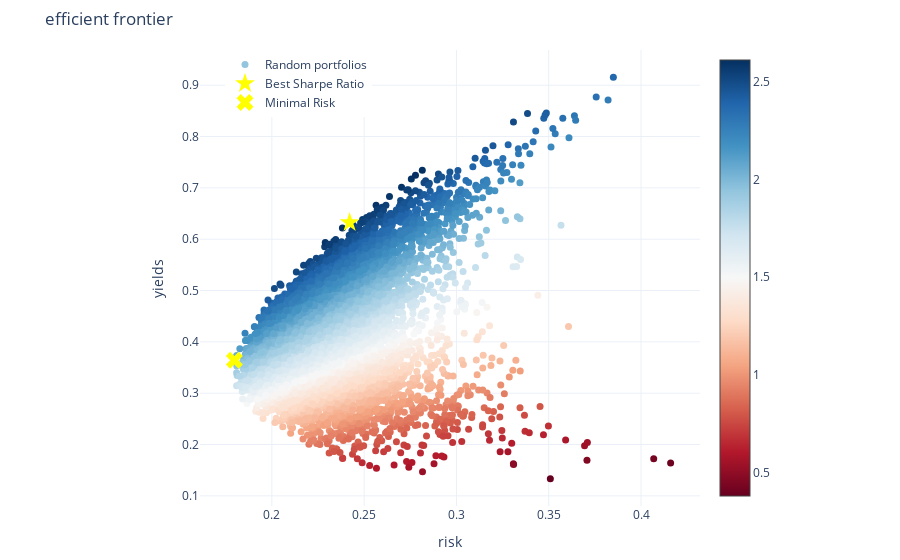

The notebook cell this image was saved under:
### Markdown cell above
### Visualisation of results

### Code cell
fig = go.Figure()
fig.update_layout(
    margin=dict(l=200, r=200, t=50, b=50 )
)
fig.add_trace(go.Scatter(x=portfolios_df['risk'], y=portfolios_df['returns'], mode='markers', marker=dict(color=portfolios_df['returns']/portfolios_df['risk'], showscale=True, colorscale='RdBu', size=7), name='Random portfolios'))

best_sharpe_ratio_index = (portfolios_df['returns']/portfolios_df['risk']).idxmax()
fig.add_trace(go.Scatter(x=[portfolios_df['risk'][best_sharpe_ratio_index]], y=[portfolios_df['returns'][best_sharpe_ratio_index]], mode='markers', marker=dict(color='yellow', size=15, symbol='star'), name='Best Sharpe Ratio'))

lowest_risk_index = portfolios_df['risk'].idxmin()
fig.add_trace(go.Scatter(x=[portfolios_df['risk'][lowest_risk_index]], y=[portfolios_df['returns'][lowest_risk_index]], mode='markers', marker=dict(color='yellow', size=15, symbol='x'), name='Minimal Risk'))

fig.update_layout(title='efficient frontier', yaxis_title='yields', xaxis_title='risk', legend=dict(yanchor='top', y=1, xanchor='left', x=0.05))
fig.show()

### Figure 1 — Plotly figure (JSON) as saved in the notebook; plotly's stock layout.template omitted (floating-point values rounded to 4 significant figures; data arrays with more than 128 entries replaced by an {"elided": "..."} marker saying what was removed)
{"data": [{"marker": {"color": {"elided": "10000 float values"}, "colorscale": [[0, "rgb(103,0,31)"], [0.1, "rgb(178,24,43)"], [0.2, "rgb(214,96,77)"], [0.3, "rgb(244,165,130)"], [0.4, "rgb(253,219,199)"], [0.5, "rgb(247,247,247)"], [0.6, "rgb(209,229,240)"], [0.7, "rgb(146,197,222)"], [0.8, "rgb(67,147,195)"], [0.9, "rgb(33,102,172)"], [1, "rgb(5,48,97)"]], "showscale": true, "size": 7}, "mode": "markers", "name": "Random portfolios", "type": "scatter", "x": {"elided": "10000 float values"}, "y": {"elided": "10000 float values"}}, {"marker": {"color": "yellow", "size": 15, "symbol": "star"}, "mode": "markers", "name": "Best Sharpe Ratio", "type": "scatter", "x": [0.2421], "y": [0.6324]}, {"marker": {"color": "yellow", "size": 15, "symbol": "x"}, "mode": "markers", "name": "Minimal Risk", "type": "scatter", "x": [0.1797], "y": [0.3642]}], "layout": {"legend": {"x": 0.05, "xanchor": "left", "y": 1, "yanchor": "top"}, "margin": {"b": 50, "l": 200, "r": 200, "t": 50}, "title": {"text": "efficient frontier"}, "xaxis": {"title": {"text": "risk"}}, "yaxis": {"title": {"text": "yields"}}}}
